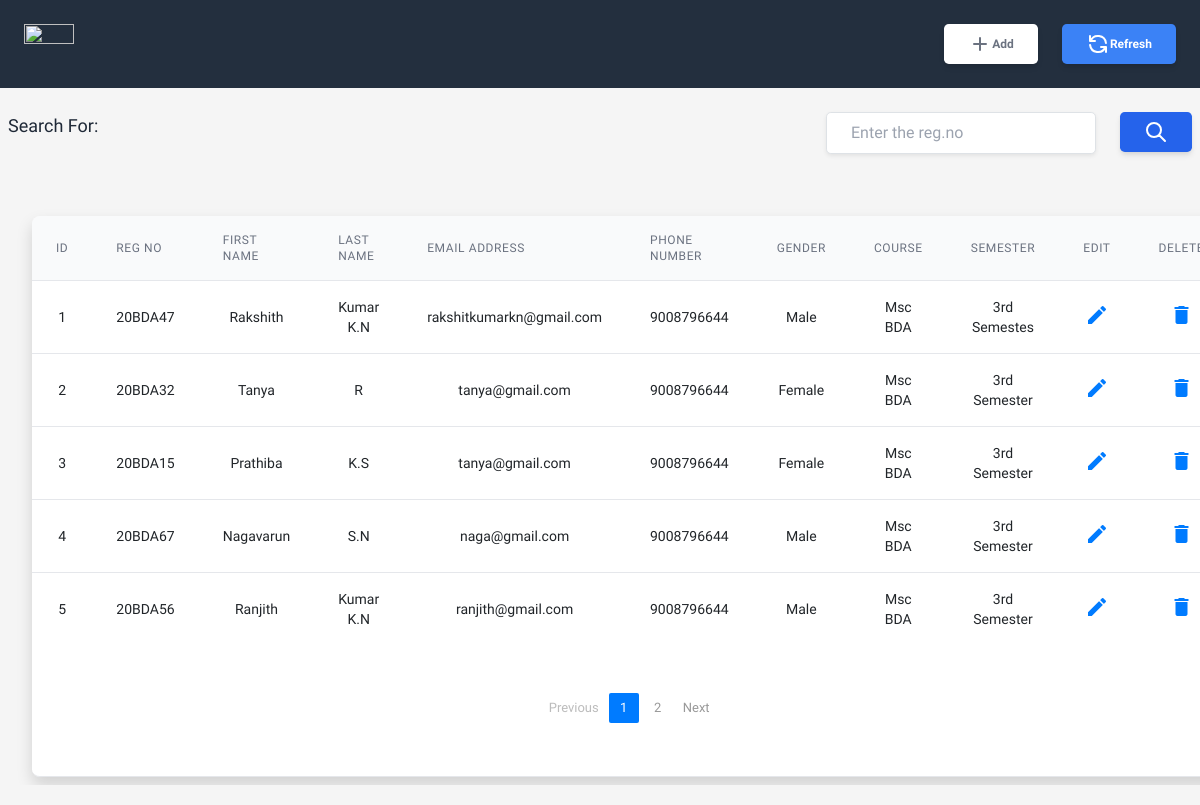
/table, run on an earlier commit of the app's database.
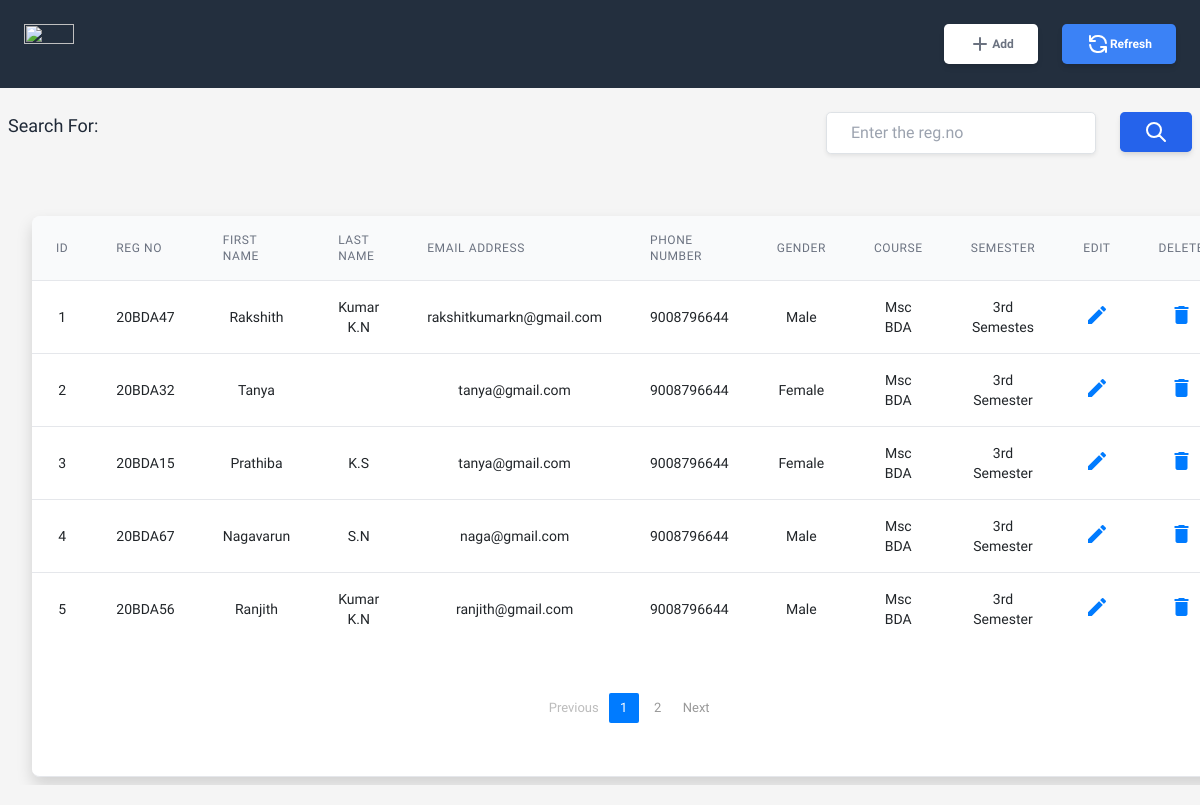
And on a later commit of the database.
### regpage.py (models this page shows)
class Reg(db.Model):
    id = db.Column(db.Integer, primary_key=True)
    title = db.Column(db.String(80),index=True, nullable=False)
    lastname = db.Column(db.String(50),index=True, nullable=False)
    email = db.Column(db.String(15))
    phno = db.Column(db.Integer)
    gender = db.Column(db.String(50))
    course = db.Column(db.String(80))
    regno = db.Column(db.String(80))
    sem = db.Column(db.String(80))

### regpage.py (the view)
@app.route('/table', methods=['GET', 'POST'], defaults={"page": 1})
@app.route('/<int:page>', methods=['GET', 'POST'])
def table(page):
    page = page
    pages = 5
    books = Reg.query.order_by(Reg.id.asc()).paginate(page,pages,error_out=False)  #desc()
    if request.method == 'POST' and 'tag' in request.form:
       tag = request.form["tag"]
       search = "%{}%".format(tag)
       books = Reg.query.filter(Reg.regno.like(search)).paginate(per_page=pages, error_out=False)
       return render_template('Table.html', books=books, tag=tag)
    return render_template('Table.html', books=books)

### templates/Table.html (shortened to what the changed rows need)
<!DOCTYPE html>
<html lang="en">
<head>
<link rel="stylesheet" href="https://cdnjs.cloudflare.com/ajax/libs/tailwindcss/2.2.19/tailwind.min.css">
<link rel="stylesheet" href="https://stackpath.bootstrapcdn.com/bootstrap/4.5.0/css/bootstrap.min.css">
<link rel="stylesheet" href="https://maxcdn.bootstrapcdn.com/font-awesome/4.7.0/css/font-awesome.min.css">
</head>
<body>
	<div class="flex flex-col p-8">
        <div class="-my-2 overflow-x-auto sm:-mx-6 lg:-mx-8">
            <div class="py-2 align-middle inline-block min-w-full sm:px-6 lg:px-8">
                <div class="shadow overflow-hidden border-b border-gray-200 sm:rounded-lg">
					<table class="min-w-full divide-y divide-gray-200">
						<thead>
                            <tr>
								<th class="px-6 py-3 bg-gray-50 text-left text-xs leading-4 font-medium text-gray-500 uppercase tracking-wider">ID</th>
                                <th class="px-6 py-3 bg-gray-50 text-left text-xs leading-4 font-medium text-gray-500 uppercase tracking-wider">Reg No</th>
                                <th class="px-6 py-3 bg-gray-50 text-left text-xs leading-4 font-medium text-gray-500 uppercase tracking-wider">First Name</th>
                                <th class="px-6 py-3 bg-gray-50 text-left text-xs leading-4 font-medium text-gray-500 uppercase tracking-wider">Last Name</th>
                                <th class="px-6 py-3 bg-gray-50 text-left text-xs leading-4 font-medium text-gray-500 uppercase tracking-wider">Email Address</th>
								<th class="px-6 py-3 bg-gray-50 text-left text-xs leading-4 font-medium text-gray-500 uppercase tracking-wider">Phone Number</th>
								<th class="px-6 py-3 bg-gray-50 text-left text-xs leading-4 font-medium text-gray-500 uppercase tracking-wider">Gender </th>
								<th class="px-6 py-3 bg-gray-50 text-left text-xs leading-4 font-medium text-gray-500 uppercase tracking-wider">Course</th>
								<th class="px-6 py-3 bg-gray-50 text-left text-xs leading-4 font-medium text-gray-500 uppercase tracking-wider">Semester</th>
								<th class="px-6 py-3 bg-gray-50 text-left text-xs leading-4 font-medium text-gray-500 uppercase tracking-wider">Edit</th>
								<th class="px-6 py-3 bg-gray-50 text-left text-xs leading-4 font-medium text-gray-500 uppercase tracking-wider">Delete</th>
							</tr>
                        </thead>
						<tbody class="bg-white divide-y divide-gray-200">
							{% for book in books.items %}
							<tr>
								<td class="px-6 py-3 text-sm whitespace-no-wrap text-center">
									{{ book.id}}
								</td>
								<td class="px-6 py-3 text-sm whitespace-no-wrap text-center">
									{{ book.regno}}
								</td>
								<td class="px-6 py-3 text-sm whitespace-no-wrap text-center">
									{{ book.title}}
								</td>
								<td class="px-6 py-3 text-sm whitespace-no-wrap text-center">
									{{ book.lastname}}
								</td>
								<td class="px-6 py-3 text-sm whitespace-no-wrap text-center">
									{{ book.email}}
								</td>
								<td class="px-6 py-3 text-sm whitespace-no-wrap text-center">
									{{ book.phno}}
								</td>
								<td class="px-6 py-3 text-sm whitespace-no-wrap text-center">
									{{ book.gender}}
								</td>
								<td class="px-6 py-3 text-sm whitespace-no-wrap text-center">
									{{ book.course}}
								</td>
								<td class="px-6 py-3 text-sm whitespace-no-wrap text-center">
									{{ book.sem}}
								</td>
								<td class="px-6 py-3 text-sm whitespace-no-wrap text-center">
									<a href="/update/{{book.id}}" data-toggle="modal" data-target="#editEmployeeModal{{book.id}}"><i class="material-icons" data-toggle="tooltip" title="Edit">&#xE254;</i></a>
								</td>
								<td class="px-6 py-3 text-sm whitespace-no-wrap text-center">
									<a href="/delete/{{ book.id }}"  data-toggle="modal" data-target="#deleteEmployeeModal{{book.id}}"><i class="material-icons" data-toggle="tooltip" title="Delete">&#xE872;</i></a>
								</td>
							</tr>
							{% endfor %}
						</tbody>
					</table>
				</div>
			</div>
		</div>
	</div>
</body>
</html>

What changed in the data, as far as the page shows it:
changed Reg "20BDA32": lastname "R" → (not shown)
